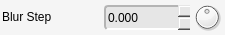
         <widget class="QFrame" name="blurStep">
          <property name="minimumSize">
           <size>
            <width>225</width>
            <height>35</height>
           </size>
          </property>
          <property name="maximumSize">
           <size>
            <width>225</width>
            <height>35</height>
           </size>
          </property>
          <property name="styleSheet">
           <string notr="true">background-color: rgb(245, 245, 245);
border-radius: 4px;</string>
          </property>
          <property name="frameShape">
           <enum>QFrame::NoFrame</enum>
          </property>
          <property name="frameShadow">
           <enum>QFrame::Plain</enum>
          </property>
          <property name="lineWidth">
           <number>0</number>
          </property>
          <widget class="QLabel" name="blurStep_lbl">
           <property name="geometry">
            <rect>
             <x>2</x>
             <y>2</y>
             <width>100</width>
             <height>30</height>
            </rect>
           </property>
           <property name="sizePolicy">
            <sizepolicy hsizetype="Fixed" vsizetype="Fixed">
             <horstretch>0</horstretch>
             <verstretch>0</verstretch>
            </sizepolicy>
           </property>
           <property name="minimumSize">
            <size>
             <width>100</width>
             <height>30</height>
            </size>
           </property>
           <property name="maximumSize">
            <size>
             <width>100</width>
             <height>30</height>
            </size>
           </property>
           <property name="font">
            <font>
             <weight>50</weight>
             <bold>false</bold>
            </font>
           </property>
           <property name="styleSheet">
            <string notr="true">border-width: 0px;</string>
           </property>
           <property name="text">
            <string>Blur Step</string>
           </property>
           <property name="margin">
            <number>1</number>
           </property>
          </widget>
          <widget class="QDoubleSpinBox" name="blurStep_value">
           <property name="geometry">
            <rect>
             <x>104</x>
             <y>5</y>
             <width>86</width>
             <height>25</height>
            </rect>
           </property>
           <property name="sizePolicy">
            <sizepolicy hsizetype="Fixed" vsizetype="Fixed">
             <horstretch>0</horstretch>
             <verstretch>0</verstretch>
            </sizepolicy>
           </property>
           <property name="minimumSize">
            <size>
             <width>86</width>
             <height>25</height>
            </size>
           </property>
           <property name="maximumSize">
            <size>
             <width>86</width>
             <height>25</height>
            </size>
           </property>
           <property name="styleSheet">
            <string notr="true">background-color: rgb(230, 230, 230);
border-top-color: rgb(180, 180, 180);
border-left-color: rgb(180, 180, 180);
border-bottom-color: rgb(255, 255, 255);
border-right-color: rgb(255, 255, 255);
border-style: solid;
border-width: 2px;</string>
           </property>
           <property name="frame">
            <bool>false</bool>
           </property>
           <property name="buttonSymbols">
            <enum>QAbstractSpinBox::UpDownArrows</enum>
           </property>
           <property name="decimals">
            <number>3</number>
           </property>
           <property name="minimum">
            <double>-9999.000000000000000</double>
           </property>
           <property name="maximum">
            <double>9999.000000000000000</double>
           </property>
           <property name="singleStep">
            <double>0.050000000000000</double>
           </property>
          </widget>
          <widget class="QDial" name="blurStep_dial">
           <property name="geometry">
            <rect>
             <x>192</x>
             <y>2</y>
             <width>30</width>
             <height>30</height>
            </rect>
           </property>
           <property name="sizePolicy">
            <sizepolicy hsizetype="Fixed" vsizetype="Fixed">
             <horstretch>0</horstretch>
             <verstretch>0</verstretch>
            </sizepolicy>
           </property>
           <property name="minimumSize">
            <size>
             <width>30</width>
             <height>30</height>
            </size>
           </property>
           <property name="maximumSize">
            <size>
             <width>30</width>
             <height>30</height>
            </size>
           </property>
           <property name="styleSheet">
            <string notr="true">border-width: 0px;</string>
           </property>
           <property name="minimum">
            <number>-10000</number>
           </property>
           <property name="maximum">
            <number>10000</number>
           </property>
          </widget>
         </widget>
